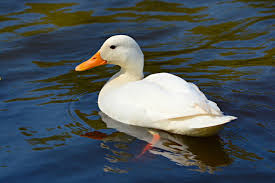
#> input picture data/image_blending/source/01.jpg, 275 x 183 px
$ python -i harris_mops.py   (imports and definitions only)
#> lines starting #> are read from the running program, lines starting #| are printed output that depends on the picture
### src/panorama/warp.py
"""
Geometric warping from scratch (NumPy only): bilinear sampling, inverse mapping, canvas layout.

Convention:
    Pixel (row r, column c) is the sample located at the integer coordinate (x = c, y = r),
    i.e., coordinates refer to pixel *centres*. This is the same convention as OpenCV,
    so results can be compared with cv2.warpPerspective in the unit tests.

"""
from __future__ import annotations

import numpy as np

from .homography import apply_homography

#=================================================
# Bilinear interpolation
#=================================================

def bilinear_sample(img: np.ndarray, x: np.ndarray, y: np.ndarray) -> tuple[np.ndarray, np.ndarray]:
    """
    Samples an image at real-valued positions using bilinear interpolation.

    With x0 = floor(x), y0 = floor(y), a = x - x0, b = y - y0, the value is the
    area-weighted average of the four surrounding pixels:
        f = (1-a)(1-b) I[y0, x0] + a(1-b) I[y0, x0+1] + (1-a)b I[y0+1, x0] + a b I[y0+1, x0+1]

    Args:
        img (np.ndarray): The input image array of shape (H, W) or (H, W, C).
        x (np.ndarray): The x-coordinates (column indices) to sample.
        y (np.ndarray): The y-coordinates (row indices) to sample.

    Returns:
        tuple[np.ndarray, np.ndarray]: A tuple containing:
            - values (np.ndarray): The sampled pixel values.
            - valid (np.ndarray): A boolean mask indicating where the position falls
              inside the bounds [0, W-1] x [0, H-1]. Values outside are set to 0.
    """
    img = np.asarray(img)
    H, W = img.shape[:2]
    x = np.asarray(x, dtype=np.float64)
    y = np.asarray(y, dtype=np.float64)
    valid = np.isfinite(x) & np.isfinite(y) & (x >= 0) & (x <= W - 1) & (y >= 0) & (y <= H - 1)
    xs = np.where(valid, x, 0.0)
    ys = np.where(valid, y, 0.0)

    x0 = np.floor(xs).astype(np.int64)
    y0 = np.floor(ys).astype(np.int64)
    x1 = np.minimum(x0 + 1, W - 1)
    y1 = np.minimum(y0 + 1, H - 1)
    a = (xs - x0).astype(np.float32)
    b = (ys - y0).astype(np.float32)
    if img.ndim == 3:
        a, b, m = a[..., None], b[..., None], valid[..., None]
    else:
        m = valid

    src = img.astype(np.float32, copy=False)
    out = (
        (1 - a) * (1 - b) * src[y0, x0] + a * (1 - b) * src[y0, x1]
        + (1 - a) * b * src[y1, x0] + a * b * src[y1, x1]
    )
    return np.where(m, out, 0.0).astype(np.float32), valid


#=================================================
# Inverse warping
#=================================================

# [96 lines left out: functions warp_perspective, compute_canvas, not called in this run]

### src/panorama/harris_mops.py
"""
Harris corners + Multi-Scale Oriented Patches (MOPS), written from scratch.

This is the "classic hand-made" feature pipeline used as a third, fully transparent baseline next to
OpenCV's SIFT and ORB (Brown, Szeliski & Winder, "Multi-image matching using multi-scale oriented
patches", CVPR 2005):
  1. Gaussian pyramid (factor 2, sigma 1) -> a coarse form of scale invariance.
  2. Harris structure tensor at every level
         M = G_{sigma_i} * [ Ix^2  IxIy ; IxIy  Iy^2 ]      corner strength  f_HM = det(M) / trace(M)
     (harmonic mean of the eigenvalues: large only if the gradient varies in *both* directions).
  3. 3x3 non-maximum suppression + sub-pixel refinement (parabola fit).
  4. Adaptive non-maximal suppression (ANMS): keep the points with the largest suppression radius so that the
     features are spread evenly over the image instead of clustering on a few textured spots.
  5. Orientation from the gradient of a heavily blurred image (sigma_o = 4.5) -> rotation invariance.
  6. Descriptor: an 8x8 patch sampled with spacing 5 px from a 40x40 oriented window of the (blurred) level
     image, normalised to zero mean / unit variance (gain & bias invariance).  64 floats, matched with L2.
"""
from __future__ import annotations

import cv2
import numpy as np

from .warp import bilinear_sample

PATCH = 8 # descriptor is PATCH x PATCH samples
SPACING = 5.0 # distance (in level pixels) between two samples
WINDOW = PATCH * SPACING                       # 40 px
MARGIN = int(np.ceil(0.5 * (PATCH - 1) * SPACING * np.sqrt(2))) + 2     # window half-diagonal + interpolation

#=================================================
# Corner strength, peaks, ANMS
#=================================================

def harris_response(img: np.ndarray, sigma_d: float = 1.0, sigma_i: float = 1.5, mode: str = "harmonic") -> np.ndarray:
    """
    Calculates the corner strength map of an image using the Harris structure tensor.

    Args:
        img (np.ndarray): The input image as a 2D float array.
        sigma_d (float, optional): Gaussian blur standard deviation for the image gradient. Defaults to 1.0.
        sigma_i (float, optional): Gaussian blur standard deviation for the structure tensor components. Defaults to 1.5.
        mode (str, optional): The scoring mode to use.
            'harmonic' returns det/trace (MOPS), while 'harris' returns det - 0.04 * trace^2.
            Defaults to "harmonic".

    Returns:
        np.ndarray: The computed corner strength map.
    """
    g = cv2.GaussianBlur(img, (0, 0), sigma_d)
    gy, gx = np.gradient(g)
    sxx = cv2.GaussianBlur(gx * gx, (0, 0), sigma_i)
    syy = cv2.GaussianBlur(gy * gy, (0, 0), sigma_i)
    sxy = cv2.GaussianBlur(gx * gy, (0, 0), sigma_i)
    det, tr = sxx * syy - sxy * sxy, sxx + syy
    return det / (tr + 1e-12) if mode == "harmonic" else det - 0.04 * tr * tr


def _peaks(f: np.ndarray, thresh_rel: float, max_candidates: int) -> tuple[np.ndarray, np.ndarray, np.ndarray]:
    """Finds local maxima in a corner strength map and refines them to sub-pixel accuracy.

    Applies a 3x3 non-maximum suppression and fits a parabola to refine the peak locations.

    Args:
        f (np.ndarray): The 2D corner strength map.
        thresh_rel (float): The relative threshold below which peaks are ignored.
        max_candidates (int): The maximum number of peaks to return.

    Returns:
        tuple[np.ndarray, np.ndarray, np.ndarray]: A tuple containing:
            - xs (np.ndarray): Refined x-coordinates of the peaks.
            - ys (np.ndarray): Refined y-coordinates of the peaks.
            - fc (np.ndarray): The corner strength values at the peaks.
    """
    local_max = f >= cv2.dilate(f, np.ones((3, 3), np.uint8))
    thr = max(thresh_rel * float(f.max()), 1e-9)
    ok = local_max & (f > thr)
    ok[:MARGIN], ok[-MARGIN:], ok[:, :MARGIN], ok[:, -MARGIN:] = False, False, False, False
    ys, xs = np.nonzero(ok)
    if len(ys) > max_candidates:
        keep = np.argpartition(-f[ys, xs], max_candidates - 1)[:max_candidates]
        ys, xs = ys[keep], xs[keep]

    fc = f[ys, xs]
    dx_den = f[ys, xs - 1] - 2 * fc + f[ys, xs + 1]
    dy_den = f[ys - 1, xs] - 2 * fc + f[ys + 1, xs]
    with np.errstate(divide="ignore", invalid="ignore"):
        dx = np.where(dx_den < 0, 0.5 * (f[ys, xs - 1] - f[ys, xs + 1]) / dx_den, 0.0)
        dy = np.where(dy_den < 0, 0.5 * (f[ys - 1, xs] - f[ys + 1, xs]) / dy_den, 0.0)
    return xs + np.clip(dx, -0.5, 0.5), ys + np.clip(dy, -0.5, 0.5), fc


def anms(xy: np.ndarray, strength: np.ndarray, n_keep: int, c_robust: float = 0.9, chunk: int = 256) -> np.ndarray:
    """Performs Adaptive Non-Maximal Suppression (ANMS) on a set of keypoints.

    Point i is suppressed by every point j that is clearly stronger (c_robust * f_j > f_i).
    Its suppression radius r_i is the distance to the nearest such point. The n_keep
    points with the largest radius are returned to ensure features are spread evenly
    over the image.

    Args:
        xy (np.ndarray): The coordinates of the keypoints as an (N, 2) array.
        strength (np.ndarray): The corner strength of each keypoint as an (N,) array.
        n_keep (int): The number of top keypoints to keep based on their suppression radius.
        c_robust (float, optional): The robustness multiplier used to determine if a point
            is significantly stronger. Defaults to 0.9.
        chunk (int, optional): The batch size used for distance calculations to save memory.
            Defaults to 256.

    Returns:
        np.ndarray: Indices of the selected keypoints that maximize the suppression radius.
    """
    m = len(xy)
    if m <= n_keep:
        return np.arange(m)
    order = np.argsort(-strength, kind="stable")
    p, f = xy[order].astype(np.float32), strength[order].astype(np.float64)
    # points are sorted by decreasing strength, so the suppressors of i are a prefix [0, J_i)
    prefix = np.searchsorted(-f, -f / c_robust, side="left")        # number of j with f_j > f_i / c
    radius = np.full(m, np.inf, dtype=np.float32)
    cols = np.arange(m)[None, :]
    for s in range(0, m, chunk):
        e = min(s + chunk, m)
        d2 = ((p[s:e, None, :] - p[None, :, :]) ** 2).sum(-1)
        d2[cols >= prefix[s:e, None]] = np.inf
        radius[s:e] = d2.min(axis=1)
    top = np.argsort(-radius, kind="stable")[:n_keep]
    return order[top]


#=================================================
# Orientation + descriptor
#=================================================

def _describe_level(level: np.ndarray, xy: np.ndarray) -> np.ndarray:
    """Extracts oriented and normalized 8x8 patches (descriptors) for a set of keypoints.

    Computes the dominant orientation from a heavily blurred gradient, rotates the
    sampling grid accordingly, and extracts a normalized patch for gain and bias invariance.

    Args:
        level (np.ndarray): The image level array from the Gaussian pyramid.
        xy (np.ndarray): The (x, y) coordinates of the keypoints in the given level's coordinate space.

    Returns:
        np.ndarray: The extracted descriptors as an (N, 64) float32 array.
    """
    oy, ox = np.gradient(cv2.GaussianBlur(level, (0, 0), 4.5))
    gx, _ = bilinear_sample(ox, xy[:, 0], xy[:, 1])
    gy, _ = bilinear_sample(oy, xy[:, 0], xy[:, 1])
    theta = np.arctan2(gy, gx)
    c, s = np.cos(theta)[:, None], np.sin(theta)[:, None]

    off = (np.arange(PATCH) - 0.5 * (PATCH - 1)) * SPACING
    gxo, gyo = np.meshgrid(off, off)
    gxo, gyo = gxo.ravel()[None, :], gyo.ravel()[None, :]
    px = xy[:, 0:1] + c * gxo - s * gyo                        # rotate the sampling grid by theta
    py = xy[:, 1:2] + s * gxo + c * gyo

    patch, _ = bilinear_sample(cv2.GaussianBlur(level, (0, 0), 2.0), px, py)          # (n, 64)
    patch = patch - patch.mean(axis=1, keepdims=True)                                 # bias invariance
    patch = patch / (patch.std(axis=1, keepdims=True) + 1e-6)                           # gain invariance
    return patch.astype(np.float32)


def detect_harris_mops(gray: np.ndarray, max_keypoints: int = 4000, levels: int = 4, candidates_per_level: int = 3000,
                       thresh_rel: float = 0.01, c_robust: float = 0.9) -> tuple[np.ndarray, np.ndarray, np.ndarray, np.ndarray]:
    """Detects Harris corners and computes MOPS descriptors over a Gaussian pyramid.

    Builds an image pyramid, detects corner peaks on each level, applies ANMS to filter
    and spread out the features, and finally extracts rotation- and scale-invariant
    descriptors for the remaining keypoints.

    Args:
        gray (np.ndarray): The input grayscale image.
        max_keypoints (int, optional): The maximum total number of keypoints to return. Defaults to 4000.
        levels (int, optional): The number of pyramid levels to build and search. Defaults to 4.
        candidates_per_level (int, optional): The max number of peak candidates to consider per level
            before ANMS. Defaults to 3000.
        thresh_rel (float, optional): The relative threshold for peak detection on the corner
            strength map. Defaults to 0.01.
        c_robust (float, optional): The robustness multiplier used in the ANMS step. Defaults to 0.9.

    Returns:
        tuple[np.ndarray, np.ndarray, np.ndarray, np.ndarray]: A tuple containing:
            - keypoints (np.ndarray): (N, 2) array of float32 [x, y] coordinates in full-resolution pixels.
            - descriptors (np.ndarray): (N, 64) array of float32 MOPS descriptors.
            - window_size (np.ndarray): (N,) array of float32 representing the effective window size.
            - strength (np.ndarray): (N,) array of float32 representing the corner strength.
    """
    img = gray.astype(np.float32)
    if gray.dtype == np.uint8:
        img /= 255.0

    pyramid = [img]
    for _ in range(levels - 1):
        pyramid.append(cv2.GaussianBlur(pyramid[-1], (0, 0), 1.0)[::2, ::2].copy())

    xs, ys, fs, lv = [], [], [], []
    for l, im in enumerate(pyramid):
        if min(im.shape) < 2 * MARGIN + 3:
            break
        x, y, f = _peaks(harris_response(im), thresh_rel, candidates_per_level)
        xs.append(x); ys.append(y); fs.append(f); lv.append(np.full(len(x), l))
    if not xs:
        return (np.zeros((0, 2), np.float32), np.zeros((0, PATCH * PATCH), np.float32),
                np.zeros(0, np.float32), np.zeros(0, np.float32))
    x, y, f, lvl = (np.concatenate(a) for a in (xs, ys, fs, lv))

    full_xy = np.stack([x, y], axis=1) * (2.0 ** lvl)[:, None]          # level-l pixel -> full-resolution pixel
    keep = anms(full_xy, f, max_keypoints, c_robust)
    x, y, f, lvl, full_xy = x[keep], y[keep], f[keep], lvl[keep], full_xy[keep]

    desc = np.zeros((len(keep), PATCH * PATCH), dtype=np.float32)
    for l in np.unique(lvl):
        sel = np.flatnonzero(lvl == l)
        desc[sel] = _describe_level(pyramid[l], np.stack([x[sel], y[sel]], axis=1))
    return (full_xy.astype(np.float32), desc, (WINDOW * 2.0 ** lvl).astype(np.float32), f.astype(np.float32))

>>> import cv2
>>> picture = cv2.imread('../../data/image_blending/source/01.jpg', cv2.IMREAD_GRAYSCALE)
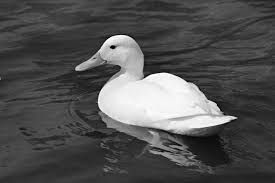
#> picture: shape (183, 275); min 0, max 255, mean 81.6
>>> result = detect_harris_mops(picture)
#> after the loop in detect_harris_mops, `for _ in range(levels - 1):`: pyramid = 4 items
#> the loop in detect_harris_mops, `for l, im in enumerate(pyramid):` made 3 passes
#> thr in _peaks on passes 1 to 2: 6.76e-05, 4.34e-05
#> pass 1, in harris_response, `gy, gx = np.gradient(g)`:
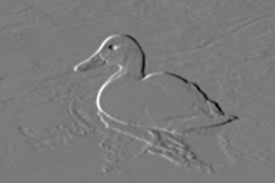
#> gx: shape (183, 275) float32; min -0.219, max 0.236, mean -0.000129; drawn with min black and max white
#> pass 1, in harris_response, `sxx = cv2.GaussianBlur(gx * gx, (0, 0), sigma_i)`:
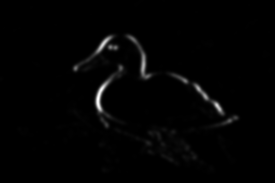
#> sxx: shape (183, 275) float32; min 3.82e-11, max 0.0249, mean 0.000332; drawn with min black and max white
#> after the loop in detect_harris_mops, `for l, im in enumerate(pyramid):`: fs = 2 items
#> in detect_harris_mops, `x, y, f, lvl = (np.concatenate(a) for a in (xs, ys, fs, lv))`: x = 154 values, max 234.4 at index 62, min 29.7 at index 95, mean 124.7; y = 154 values, max 153 at index 130, min 27.32 at index 131, mean 99; f = 154 values, max 0.00676 at index 6, min 4.63e-05 at index 149, mean 0.000542; lvl = 154 values from 0 to 1
#> in detect_harris_mops, `full_xy = np.stack([x, y], axis=1) * (2.0 ** lvl)[:, None]`: full_xy = 154 pairs, first value 29.7 to 234.4, second value 35.52 to 153
#> in anms, `m = len(xy)`: m = 154
#> in detect_harris_mops, `keep = anms(full_xy, f, max_keypoints, c_robust)`: keep = 154 values from 0 to 153
#> the loop in detect_harris_mops, `for l in np.unique(lvl):` made 2 passes
#> off in _describe_level on passes 1 to 2: [-17.5, -12.5, -7.5, -2.5, 2.5, 7.5, 12.5, 17.5], [-17.5, -12.5, -7.5, -2.5, 2.5, 7.5, 12.5, 17.5]
#> pass 1, in _describe_level, `oy, ox = np.gradient(cv2.GaussianBlur(level, (0, 0), 4.5))`:
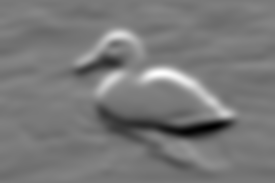
#> oy: shape (183, 275) float32; min -0.062, max 0.0676, mean -0.000382; drawn with min black and max white
#> pass 1, in _describe_level, `oy, ox = np.gradient(cv2.GaussianBlur(level, (0, 0), 4.5))`:
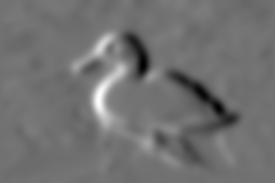
#> ox: shape (183, 275) float32; min -0.0458, max 0.0568, mean -0.000116; drawn with min black and max white
#> pass 1, in _describe_level, `px = xy[:, 0:1] + c * gxo - s * gyo`:
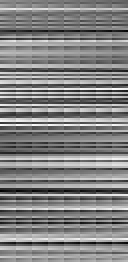
#> px: shape (131, 64) float64 (shown 2 times larger); min 6.21, max 256, mean 135.1; drawn with min black and max white
#> pass 1, in _describe_level, `py = xy[:, 1:2] + s * gxo + c * gyo`:
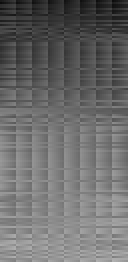
#> py: shape (131, 64) float64 (shown 2 times larger); min 12.54, max 177.5, mean 108.2
#> result = 4 point arrays, longest 154 points

$ run again, on data/image_blending/source/02.jpg
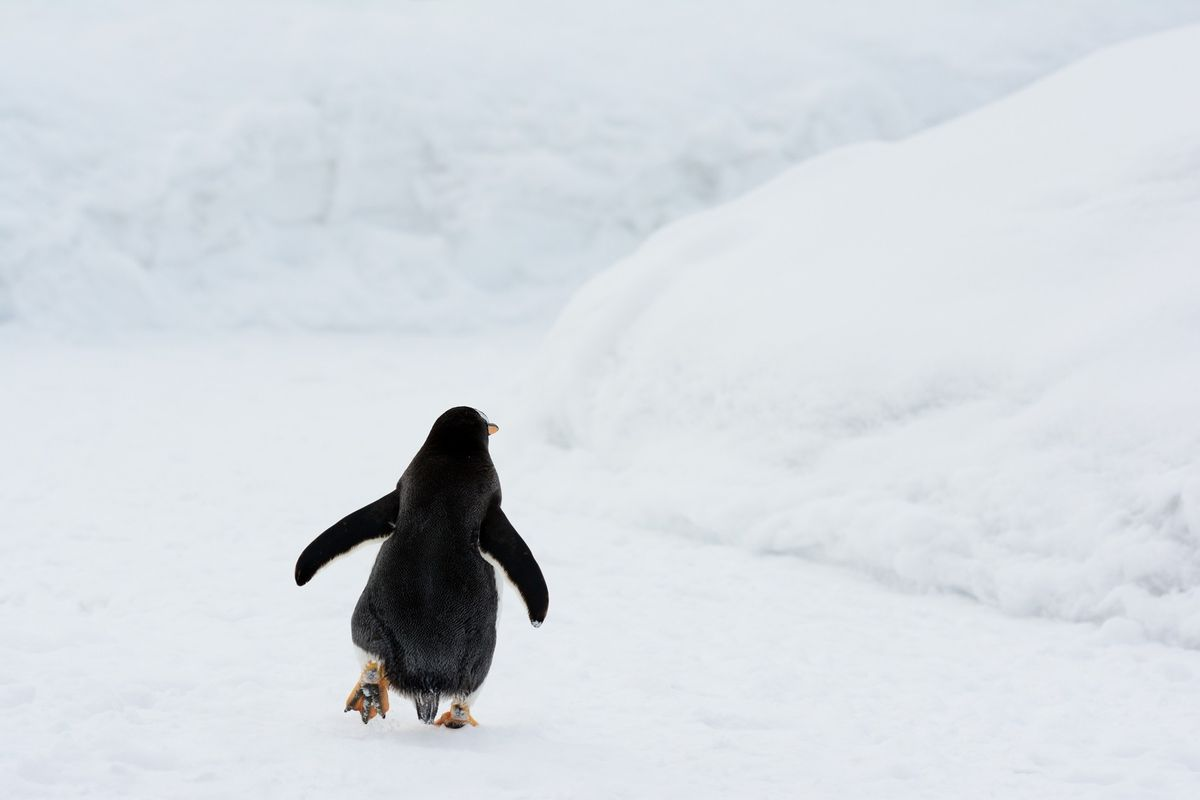
#> input picture data/image_blending/source/02.jpg, 1200 x 800 px
#> after the loop in detect_harris_mops, `for _ in range(levels - 1):`: pyramid = 4 items
#> the loop in detect_harris_mops, `for l, im in enumerate(pyramid):` made 4 passes
#> thr in _peaks on passes 1 to 3: 5.3e-05, 8.66e-05, 9.33e-05
#> pass 1, in harris_response, `sxx = cv2.GaussianBlur(gx * gx, (0, 0), sigma_i)`:
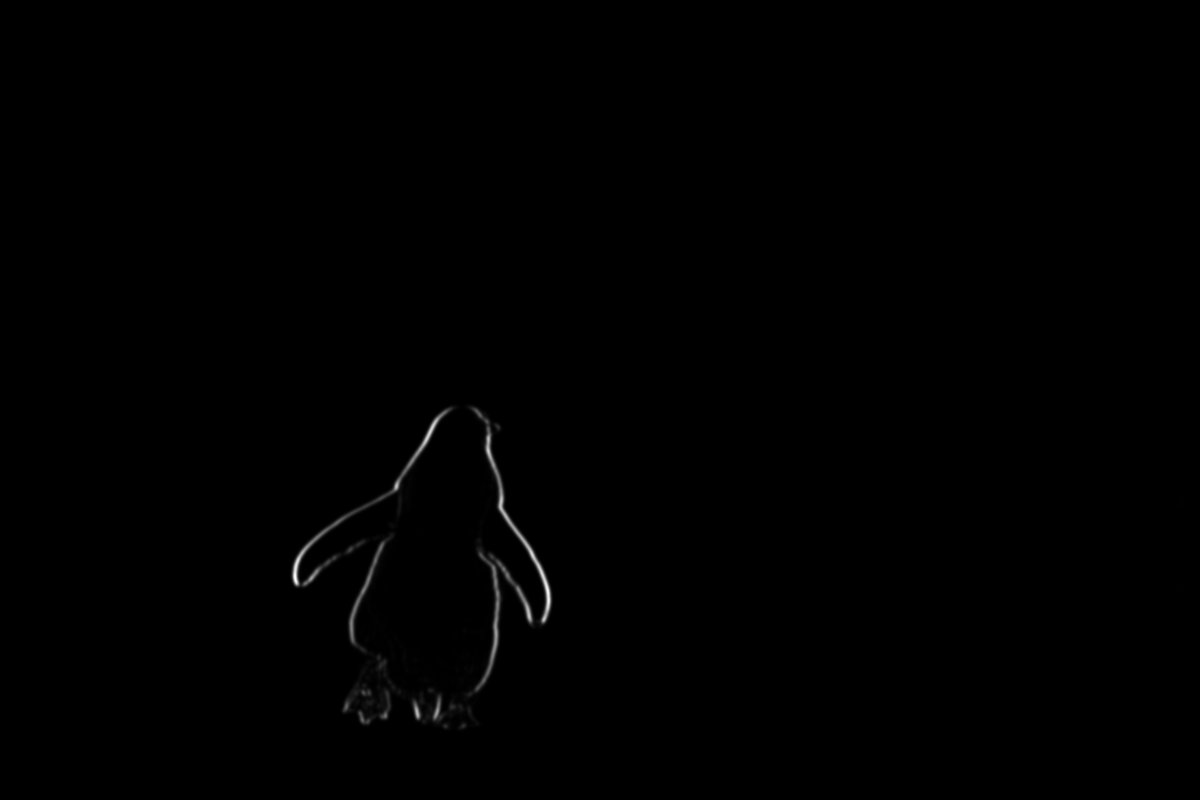
#> sxx: shape (800, 1200) float32; min 0, max 0.0382, mean 0.000101; drawn with min black and max white
#> in detect_harris_mops, `x, y, f, lvl = (np.concatenate(a) for a in (xs, ys, fs, lv))`: x = 373 values, max 547.7 at index 108, min 37.72 at index 372, mean 365.7; y = 373 values, max 724.9 at index 280, min 52.37 at index 368, mean 524.8; f = 373 values, max 0.00933 at index 360, min 5.32e-05 at index 141, mean 0.000771; lvl = 373 values from 0 to 3
#> full_xy = 373 pairs, first value 295 to 547.7, second value 406.1 to 724.9
#> in anms, `m = len(xy)`: m = 373
#> keep = 373 values from 0 to 372
#> the loop in detect_harris_mops, `for l in np.unique(lvl):` made 4 passes
#> pass 1, in _describe_level, `py = xy[:, 1:2] + s * gxo + c * gyo`:
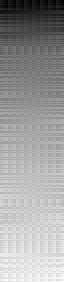
#> py: shape (282, 64) float64; min 385, max 749.5, mean 611.4; drawn with min black and max white
#> result = 4 point arrays, longest 373 points
